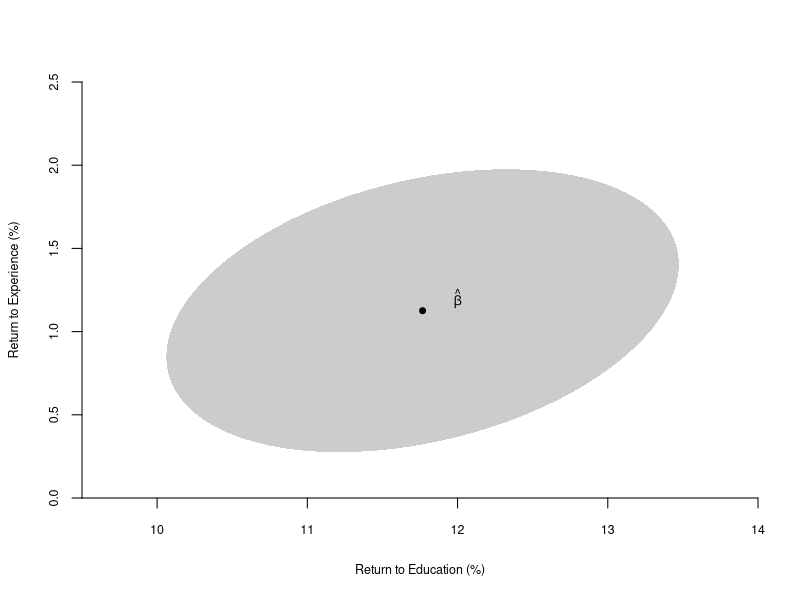
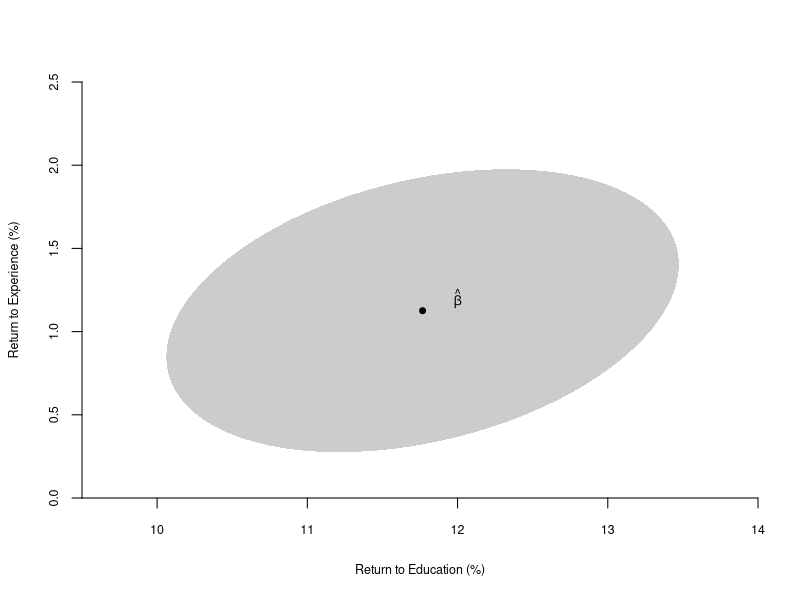

Reproduce these figures in R, in order.
#################################################
### This file generates Figure 7.5
### Confidence Region for Return to Experience
### and Return to Education
#################################################


dat <- as.matrix(read.delim("cps09mar.txt",header=FALSE))
experience <- dat[,1]-dat[,4]-6
mbf <- (dat[,11]==2)&(dat[,12]<=2)&(dat[,2]==1)
dat1 <- dat[mbf,]

#	Regression (3.12)
exp <- dat1[,1]-dat1[,4]-6
exp2 <- exp^2/100
y <- as.matrix(log(dat1[,5]/(dat1[,6]*dat1[,7])))
x <- cbind(dat1[,4],exp,exp2,matrix(1,nrow(dat1),1))
beta <- solve(t(x)%*%x,t(x)%*%y)

# Covariance Matrix (4.37)
e <- y-x%*%beta
leverage <- rowSums(x*(x%*%solve(t(x)%*%x)))
k <- ncol(x)
u3 <- x*((e/sqrt(1-leverage))%*%matrix(1,1,k))
xx <- solve(t(x)%*%x)
v3 <- xx %*% (t(u3)%*%u3) %*% xx

r <- matrix(c(100,0,0,100,0,20,0,0),nrow=2)
theta <- r%*%beta
vtheta <- r%*%v3%*%t(r)
vi <- solve(vtheta)
V11 <- vi[1,1]
V21 <- vi[2,1]
V22 <- vi[2,2]
c <- qchisq(.9,2)
xmax <- sqrt(c/(V11-(V21^2)/V22))

x1 <- matrix(seq(-1000,1000))*(xmax/1000)
x <- x1 + theta[1]

D <- sqrt(((x1^2)*((V21^2)/V22-V11) + c)/V22)
yL <- -x1*(V21/V22) - D + theta[2]
yU <- -x1*(V21/V22) + D + theta[2]

pdf("HANSEN7-5.pdf",family="Helvetica",colormodel='cmyk',width=4.5,height=4.5)
plot(theta[1],theta[2],title=NULL,xaxs="i",yaxs="i",xlab="Return to Education (%)",ylab="Return to Experience (%)",xlim=c(9.5,14),ylim=c(0,2.5),pch=19,col="black",bty="n",xaxt="n",cex.lab=.75,cex.axis=.75)
axis(side=1,seq(9,14,1),cex.axis=.75)
polygon(c(x,rev(x)),c(yL,rev(yU)),border=NA,col=gray(.8))
points(theta[1],theta[2],pch=19,col="black",cex=.8)
text(12,1.2,labels=expression(hat(beta)),cex=.8)
dev.off()

postscript("HANSEN7-5.eps",paper="special",width=4.5,height=4.5,horizontal=FALSE,onefile=FALSE,family="Helvetica",colormodel='cmyk')
plot(theta[1],theta[2],title=NULL,xaxs="i",yaxs="i",xlab="Return to Education (%)",ylab="Return to Experience (%)",xlim=c(9.5,14),ylim=c(0,2.5),pch=19,col="black",bty="n",xaxt="n",cex.lab=.75,cex.axis=.75)
axis(side=1,seq(9,14,1),cex.axis=.75)
polygon(c(x,rev(x)),c(yL,rev(yU)),border=NA,col=gray(.8))
points(theta[1],theta[2],pch=19,col="black",cex=.8)
text(12,1.2,labels=expression(hat(beta)),cex=.8)
dev.off()
